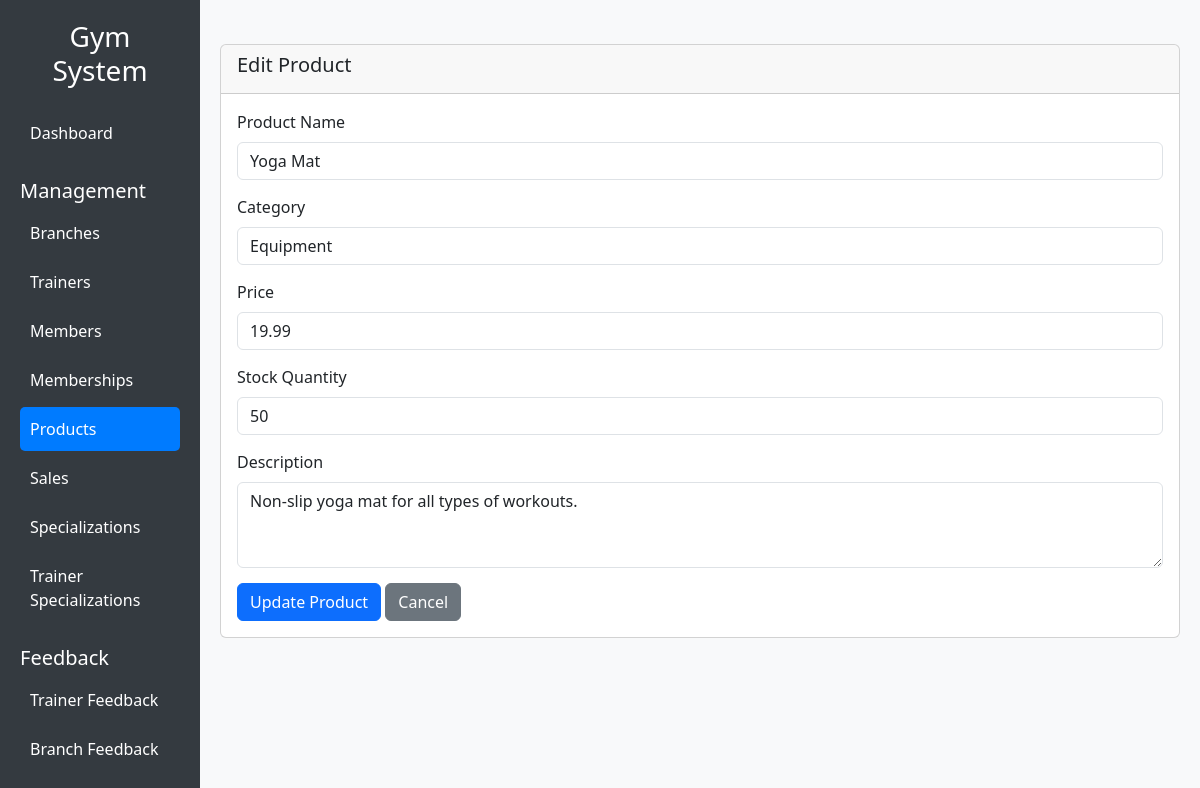
Page /?action=edit&table=products&id=2 on the committed database.
### tables this page shows
CREATE TABLE  products (
    product_id INT PRIMARY KEY AUTO_INCREMENT,
    product_name VARCHAR(100) NOT NULL,
    category ENUM('Supplement', 'Equipment', 'Clothing', 'Other') NOT NULL,
    price DECIMAL(7,2) NOT NULL CHECK (price > 1),
    stock_quantity INT NOT NULL DEFAULT 0 CHECK (stock_quantity >= 0),
    description TEXT

    
);

### forms/products_form.php (the view, shortened to what this page needs)
<?php
function test_input($data) {
    $data = trim($data);
    $data = stripslashes($data);
    $data = htmlspecialchars($data);
    return $data;
}
?>
<div class="card mt-4">
    <div class="card-header">
        <h5><?= isset($record) ? 'Edit' : 'Add New' ?> Product</h5>
    </div>
    <div class="card-body">
        <form method="POST">
            <div class="form-group">
                <label for="product_name" class="form-label">Product Name</label>
                <input type="text" class="form-control" id="product_name" name="product_name"
                        value="<?= isset($record) ? test_input($record['product_name']) : '' ?>" required>
            </div>
            <div class="form-group">
                <label for="category" class="form-label">Category</label>
                <select class="form-control" id="category" name="category" required>
                    <option value="Equipment" <?= (isset($record) && $record['category'] == 'Equipment') ? 'selected' : '' ?>>Equipment</option>
                </select>
            </div>
            <div class="form-group">
                <label for="price" class="form-label">Price</label>
                <input type="number" step="0.01" min="1" class="form-control" id="price" name="price"
                        value="<?= isset($record) ? test_input($record['price']) : '' ?>" required>
            </div>
            <div class="form-group">
                <label for="stock_quantity" class="form-label">Stock Quantity</label>
                <input type="number" class="form-control" id="stock_quantity" name="stock_quantity"
                        value="<?= isset($record) ? test_input($record['stock_quantity']) : '0' ?>" required>
            </div>
            <div class="form-group">
                <label for="description" class="form-label">Description</label>
                <textarea class="form-control" id="description" name="description" rows="3"><?=
                    isset($record) ? test_input($record['description']) : '' ?></textarea>
            </div>
            <button type="submit" name="<?= isset($record) ? 'update_product' : 'add_product' ?>"
                    class="btn btn-primary">
                <?= isset($record) ? 'Update' : 'Add' ?> Product
            </button>
            <?php if (isset($record)): ?>
                <a href="?action=view&table=products" class="btn btn-secondary">Cancel</a>
            <?php endif; ?>
        </form>
    </div>
</div>

### index.php (style rules this page uses)
body { background-color: #f8f9fa; }
.card { margin-bottom: 20px; }
.form-group { margin-bottom: 15px; }

### rows in the picture
products: product_name "Yoga Mat", category "Equipment", price "19.99", stock_quantity "50", description "Non-slip yoga mat for all types of workouts."
